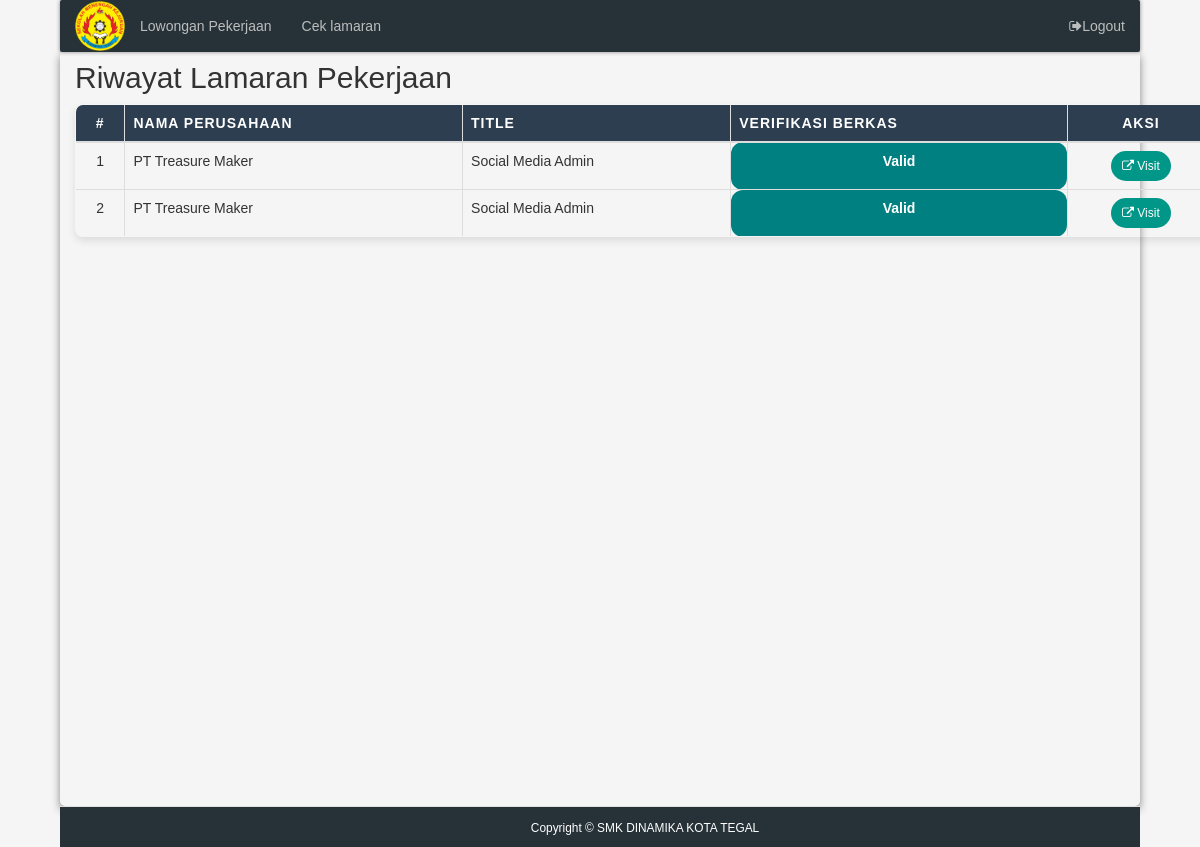
/alumni/lihat.php (signed in), run on the app's committed database.
### tables this page shows
CREATE TABLE `lamaran` (
  `id` int(11) NOT NULL,
  `lowongan_id` int(11) NOT NULL,
  `user_id` int(11) NOT NULL,
  `nama` varchar(255) NOT NULL,
  `email` varchar(255) NOT NULL,
  `telpon` varchar(255) NOT NULL,
  `cv` varchar(255) NOT NULL,
  `slamaran` varchar(255) DEFAULT NULL,
  `slamaran2` varchar(255) DEFAULT NULL
);

CREATE TABLE `lowongan` (
  `id` int(11) NOT NULL,
  `perusahaan` varchar(255) NOT NULL,
  `title` varchar(255) NOT NULL,
  `deskripsi` text NOT NULL,
  `tanggal` varchar(255) NOT NULL
);

### alumni/lihat.php (the view, shortened to what this page needs)
<?php
require_once("../admin/database.php");
$id_user = isset($_SESSION["id"]) ? $_SESSION["id"] : '';
$statement = $db->prepare("
    SELECT lamaran.*, lowongan.title, lowongan.perusahaan
    FROM lamaran
    JOIN lowongan ON lamaran.lowongan_id = lowongan.id
    WHERE lamaran.user_id = :user_id
    ORDER BY lamaran.id DESC
");
$statement->execute(['user_id' => $id_user]);
$results = $statement->fetchAll(PDO::FETCH_ASSOC);
?>
<!DOCTYPE html>
<html lang="id">
<head>
    <link rel="stylesheet" href="css/bootstrap.css">
    <link rel="stylesheet" href="css/font-awesome.min.css">
    <link href="css/style.css" rel="stylesheet">
</head>
<body>
    <div class="container-wrapper">
        <div class="shadow">
            <nav class="navbar navbar-fixed navbar-inverse form-shadow">
                <div class="container-fluid">
                    <div class="navbar-header">
                       <a class="navbar-brand" href="#">
                        <img src="../images/logo_dinamika.png" width="50" height="50" alt="Logo SMK Dinamika" class="img-responsive">
                    </a>
                    </div>
                    <div class="collapse navbar-collapse" id="bs-example-navbar-collapse-1">
                        <ul class="nav navbar-nav">
                            <li><a href="index">Lowongan Pekerjaan</a></li>
                            <li><a href="lihat">Cek lamaran</a></li>
                            <li class="navbar-right"><a class="nav-link" data-toggle="modal" data-target="#exampleModal">
                            <i class="fa fa-fw fa-sign-out"></i>Logout
                        </a></li>
                        </ul>
                    </div>
                </div>
            </nav>
        <div class="container-wrapper">
            <div class="container">
                <h2>Riwayat Lamaran Pekerjaan</h2>
                <table class="table table-hover table-bordered" style="box-shadow: 0 4px 8px rgba(0, 0, 0, 0.1); border-radius: 8px; overflow: hidden;">
                    <thead style="background-color: #2c3e50; color: white; text-transform: uppercase; letter-spacing: 1px;">
                        <tr>
                            <th class="text-center">#</th>
                            <th>Nama Perusahaan</th>
                            <th>Title</th>
                            <th>Verifikasi Berkas</th>
                            <th class="text-center">Aksi</th>
                        </tr>
                    </thead>
                    <tbody>
                        <?php $no = 1; ?>
                        <?php foreach ($results as $item): ?>
                            <tr style="transition: background-color 0.3s;">
                                <td class="text-center"><?php echo $no++; ?></td>
                                <td><?php echo htmlspecialchars($item['perusahaan']); ?></td>
                                <td><?php echo htmlspecialchars($item['title']); ?></td>
                                <td class="
                                    <?php
                                    if ($item['slamaran'] === NULL) {
                                        echo 'status-menunggu';
                                    } elseif ($item['slamaran'] === 'Valid') {
                                        echo 'status-valid';
                                    } elseif ($item['slamaran'] === 'Invalid') {
                                        echo 'status-invalid';
                                    }
                                    ?>" style="font-weight: bold; text-align: center; border-radius: 12px;">
                                    <?php
                                    if ($item['slamaran'] === NULL) {
                                        echo 'Menunggu';
                                    } elseif ($item['slamaran'] === 'Valid') {
                                        echo 'Valid';
                                    } elseif ($item['slamaran'] === 'Invalid') {
                                        echo 'Invalid';
                                    }
                                    ?>
                                </td>
                                <td class="text-center">
                                    <a href="detail.php?id=<?php echo htmlspecialchars($item['lowongan_id']); ?>" class="btn btn-primary-custom btn-sm" style=" border-radius: 20px;">
                                        <i class="fa fa-external-link"></i> Visit
                                    </a>
                                </td>
                            </tr>
                        <?php endforeach; ?>
                    </tbody>
                </table>
            </div>
        </div>
        </div>
        <footer>
            <div class="container text-center">
                <small>Copyright &copy; SMK DINAMIKA KOTA TEGAL </small>
            </div>
        </footer>
    </div>
</body>
</html>

### alumni/css/style.css (style rules this page uses)
body { height:100%; font-family: sans-serif; background-color: #F5F5F5; padding-top: 45px; margin: 0.5% 5%; }
html { height: 100%; }
.shadow { box-shadow: 0px 4px 8px #888888; border-radius: 5px; min-height: 100%; }
.text-center { text-align: center!important; }
.form-shadow { box-shadow: 0px 0px 4px #888888; border-radius: 2px; }
.navbar-fixed { position: fixed; top: 0; left: 0; right: 0; z-index: 20; margin: 0 5%; box-shadow: 0px 0px 4px #888888; }
.btn-primary-custom { color: #fff; background-color: #009688; }

### alumni/lihat.php (style rules this page uses)
.status-valid { background-color: teal; color: white; }
body { display: flex; flex-direction: column; min-height: 100vh; }
.container-wrapper { flex: 1; }
footer { background-color: #263238; color: #fff; padding: 10px 0; border-top: 1px solid #e0e0e0; text-align: center; }

### data on the page
lamaran: lowongan.perusahaan "PT Treasure Maker", lowongan.title "Social Media Admin", slamaran "Valid"
lamaran: lowongan.perusahaan "PT Treasure Maker", lowongan.title "Social Media Admin", slamaran "Valid"
